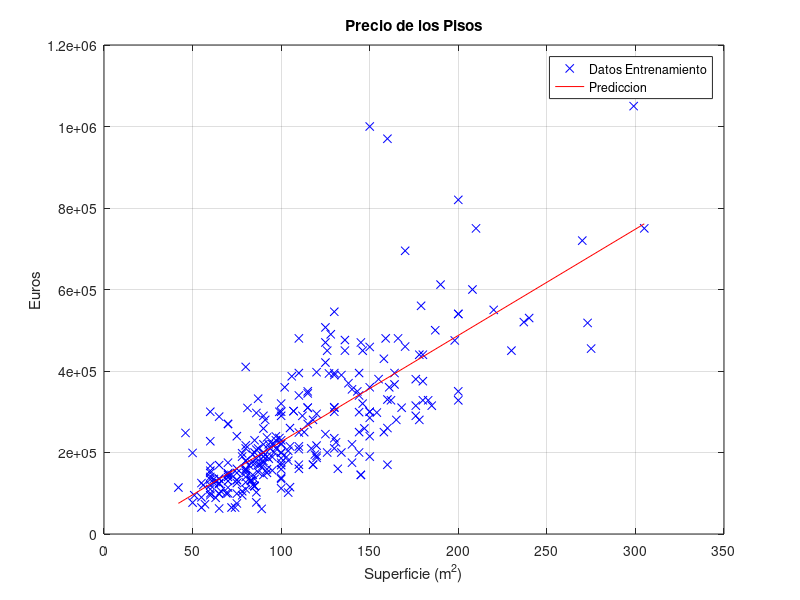

This figure's MATLAB source: (Note: this script raises an error after producing the figure.)
close all;
%% Cargar los datos de entrenamiento y de test
datos = load('PisosTrain.txt');
y = datos(:,3);  % Precio en Euros
x1 = datos(:,1); % m^2
x2 = datos(:,2); % Habitaciones
N = length(y);

datostest = load('PisosTest.txt');
ytest = datostest(:,3);  % Precio en Euros
x1test = datostest(:,1); % m^2
x2test = datostest(:,2); % Habitaciones
Ntest = length(ytest);

%% Apartado 2. Ajuste monovariable con ecuación normal
figure;
plot(x1, y, 'bx');
title('Precio de los Pisos')
ylabel('Euros'); xlabel('Superficie (m^2)');
grid on; hold on; 

X = [ones(N,1) x1];
th = X \ y;  % Pongo un valor cualquiera de pesos
Xextr = [1 min(x1)  % Predicción para los valores extremos
         1 max(x1)];
yextr = Xextr * th;  
plot(Xextr(:,2), yextr, 'r-'); % Dibujo la recta de predicción
legend('Datos Entrenamiento', 'Prediccion')

%Evaluación
Xtest = [ones(Ntest,1) x1test];
error_mono_normal = mre(Xtest,ytest,th,Ntest)

%% Apartado 3. Ajuste multivariable con ecuación normal
X = [ones(N,1) x1 x2];
th = X\y;  % Pongo un valor cualquiera de pesos
yest = valor_esperado(X,th);

% Dibujar los puntos de entrenamiento y su valor estimado 
figure;  
plot3(x1, x2, y, '.r', 'markersize', 20);
axis vis3d; hold on;
plot3([x1 x1]' , [x2 x2]' , [y yest]', '-b');

% Generar una retícula de np x np puntos para dibujar la superficie
np = 20;
ejex1 = linspace(min(x1), max(x1), np)';
ejex2 = linspace(min(x2), max(x2), np)';
[x1g,x2g] = meshgrid(ejex1, ejex2);
x1g = x1g(:); %Los pasa a vectores verticales
x2g = x2g(:);

% Calcula la salida estimada para cada punto de la retícula
Xg = [ones(size(x1g)), x1g, x2g];
yg = valor_esperado(Xg, th);

% Dibujar la superficie estimada
surf(ejex1, ejex2, reshape(yg,np,np)); grid on; 
title('Precio de los Pisos')
zlabel('Euros'); xlabel('Superficie (m^2)'); ylabel('Habitaciones');

%Evaluación
Xtest = [ones(Ntest,1) x1test x2test];
error_multi_normal = mre(Xtest,ytest,th,Ntest)

%% Apartado 4. Regresión monovariable con descenso de gradiente

%Entradas
X = [ones(N,1) x1];

th = rand(2,1); % Valor inicial aleatorio

% Entrenamiento
[th, C] = descenso_gradiente(th,X,y,0.0000001,0.01,10000000);

% Mostrar evolución del coste
figure;
semilogx(C);
ylabel('coste'); xlabel('iteracion')
title('Evolución del coste durante el entrenamiento')
grid on; hold on;

% Mostrar modelo
figure;
plot(x1, y, 'bx');
title('Precio de los Pisos')
ylabel('Euros'); xlabel('Superficie (m^2)');
grid on; hold on; 

Xextr = [1 min(x1)  % Predicción para los valores extremos
         1 max(x1)];
yextr = Xextr * th;  
plot(Xextr(:,2), yextr, 'r-'); % Dibujo la recta de predicción
legend('Datos Entrenamiento', 'Prediccion')

%Evaluación
Xtest = [ones(Ntest,1) x1test];
error_mono_descenso = mre(Xtest,ytest,th,Ntest)

%% Apartado 5. Ajuste multivariable con descenso de gradiente

X = [ones(N,1) x1 x2];
th = rand(3,1); % Valor inicial aleatorio

% Entrenamiento
[th, C] = descenso_gradiente(th,X,y,0.0000001,0.01,10000000);

% Mostrar evolución del coste
figure;
semilogx(C);
ylabel('coste'); xlabel('iteracion')
title('Evolución del coste durante el entrenamiento')
grid on; hold on;

% Mostrar modelo
yest = valor_esperado(X,th);

% Dibujar los puntos de entrenamiento y su valor estimado 
figure;  
plot3(x1, x2, y, '.r', 'markersize', 20);
axis vis3d; hold on;
plot3([x1 x1]' , [x2 x2]' , [y yest]', '-b');

% Generar una retícula de np x np puntos para dibujar la superficie
np = 20;
ejex1 = linspace(min(x1), max(x1), np)';
ejex2 = linspace(min(x2), max(x2), np)';
[x1g,x2g] = meshgrid(ejex1, ejex2);
x1g = x1g(:); %Los pasa a vectores verticales
x2g = x2g(:);

% Calcula la salida estimada para cada punto de la retícula
Xg = [ones(size(x1g)), x1g, x2g];
yg = valor_esperado(Xg, th);

% Dibujar la superficie estimada
surf(ejex1, ejex2, reshape(yg,np,np)); grid on; 
title('Precio de los Pisos')
zlabel('Euros'); xlabel('Superficie (m^2)'); ylabel('Habitaciones');

%Evaluación
Xtest = [ones(Ntest,1) x1test x2test];
error_multi_descenso = mre(Xtest,ytest,th,Ntest)

%% Apartado 6. Ajuste multivariable con descenso de gradiente y regresión robusta

X = [ones(N,1) x1 x2];
th = rand(3,1); % Valor inicial aleatorio

% Entrenamiento
[th, C] = descenso_gradiente_huber(th,X,y,0.0000001,0.01,100000000,0.5);

% Mostrar evolución del coste
figure;
semilogx(C);
ylabel('coste'); xlabel('iteracion')
title('Evolución del coste durante el entrenamiento')
grid on; hold on;

% Mostrar modelo
yest = valor_esperado(X,th);

% Dibujar los puntos de entrenamiento y su valor estimado 
figure;  
plot3(x1, x2, y, '.r', 'markersize', 20);
axis vis3d; hold on;
plot3([x1 x1]' , [x2 x2]' , [y yest]', '-b');

% Generar una retícula de np x np puntos para dibujar la superficie
np = 20;
ejex1 = linspace(min(x1), max(x1), np)';
ejex2 = linspace(min(x2), max(x2), np)';
[x1g,x2g] = meshgrid(ejex1, ejex2);
x1g = x1g(:); %Los pasa a vectores verticales
x2g = x2g(:);

% Calcula la salida estimada para cada punto de la retícula
Xg = [ones(size(x1g)), x1g, x2g];
yg = valor_esperado(Xg, th);

% Dibujar la superficie estimada
surf(ejex1, ejex2, reshape(yg,np,np)); grid on; 
title('Precio de los Pisos')
zlabel('Euros'); xlabel('Superficie (m^2)'); ylabel('Habitaciones');

%Evaluación
Xtest = [ones(Ntest,1) x1test x2test];
error_multi_descenso_robusta = mre(Xtest,ytest,th,Ntest)
